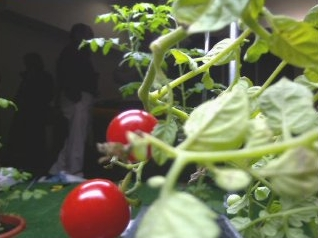
#> input picture Imagens/tomato_124.jpg, 318 x 238 px, found by its file name
$ python exemplo3a.py
#> lines starting #> are read from the running program, lines starting #| are printed output that depends on the picture; after the words box and inside, x2 and y2 are one past the last pixel; in counts of white or black regions, pixels touching at a corner belong together
### Parte6/visaoComputacional.py
import cv2
import numpy as np

# Limiarização global (conversao de imagem em escala de cinza para
# binaria). Algoritmo: compara cada pixel da imagem em escala de
# cinza com um limiar (definido pelo projetista). Se o valor do
# pixel na imagem em escala de cinza for maior do o limiar, na
# imagem binaria de saida eh atribuido a cor branca (255) no
# pixel correspondente. Caso contrario eh atruido preto (0).
# [154 lines left out: functions limiarizacao_global_1, limiarizacao_global_2, imhist, color2bin_1, color2bin_2, imresize and 1 more, not called in this run]


# Buffer simplificado para armazenar frames de vídeo
class videoBuffer:

    # [16 lines left out: functions __init__, insereFrame, not called in this run]

    def primeiroFrame(self):
        return self.buffer[:,:,self.inicio]

    def ultimoFrame(self):
        return self.buffer[:,:,self.final]

# [95 lines left out: functions gaussianKernel, escalaImagem, similaridade1, template_matching1, imreconstruction, imfill and 1 more, not called in this run]

def color_segmentation(I, ref_color, limiar):

    n_linhas, n_colunas, n_camadas = I.shape

    Ref = np.zeros((n_linhas, n_colunas, n_camadas), np.float32)
    Ref[:,:,0] = ref_color[0]
    Ref[:,:,1] = ref_color[1]
    Ref[:,:,2] = ref_color[2]

    D = np.sqrt(np.sum((np.float32(I) - Ref)**2, axis=2))

    I_bin = np.zeros((n_linhas, n_colunas), np.uint8)
    I_bin[D <= limiar] = 255

    return I_bin


### Parte6/exemplo3a.py
import cv2
import numpy as np
from matplotlib import pyplot as plt
import visaoComputacional as visco

I1 = cv2.imread('./Imagens/tomato_124.jpg')
#> I1 is the input picture: shape (238, 318, 3); mean B, G, R 82.4, 112.8, 109.7
plt.figure()
plt.imshow(cv2.cvtColor(I1, cv2.COLOR_BGR2RGB))

# segmentação baseada em cor
cor_ref = np.array([27, 32, 177])
limiar = 75
I2 = visco.color_segmentation(I1, cor_ref, limiar)
#> in color_segmentation, `D = np.sqrt(np.sum((np.float32(I) - Ref)**2, axis=2))`:
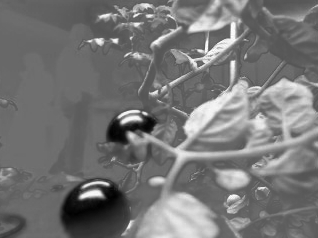
#> D: shape (238, 318) float32; min 0, max 328.1, mean 151.6; drawn with min black and max white
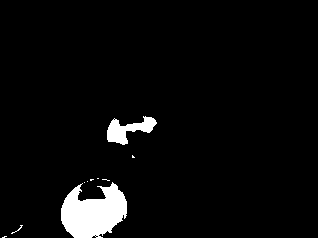
#> I2: shape (238, 318); 4.3% white; 10 white regions (8 under 20 px), largest, box (x1, y1, x2, y2) and area: (61, 182, 127, 238) 2514, (107, 116, 157, 145) 680

plt.figure()
plt.imshow(I2, cmap='gray')

# operação morfológica de fechamento
S = cv2.getStructuringElement(cv2.MORPH_ELLIPSE, (25, 12))
I3 = cv2.morphologyEx(I2, cv2.MORPH_CLOSE, S)
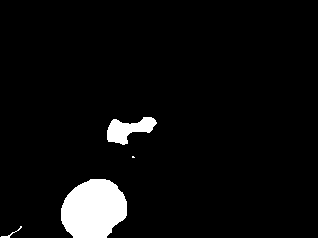
#> I3: shape (238, 318); 5.1% white; 4 white regions (1 under 20 px), largest, box (x1, y1, x2, y2) and area: (61, 179, 127, 238) 3069, (107, 117, 157, 145) 758, (0, 226, 22, 238) 41

plt.figure()
plt.imshow(I3, cmap='gray')

# operação morfológica de abertura
S2 = cv2.getStructuringElement(cv2.MORPH_RECT, (10, 2))
I4 = cv2.erode(I3, S2)
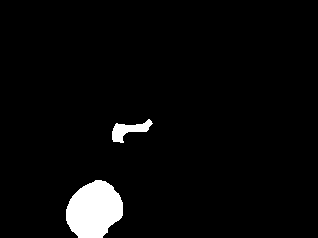
#> I4: shape (238, 318); 3.8% white; 2 white regions, box (x1, y1, x2, y2) and area: (66, 180, 123, 238) 2481, (112, 119, 153, 143) 430
I5 = cv2.dilate(I4, S2)
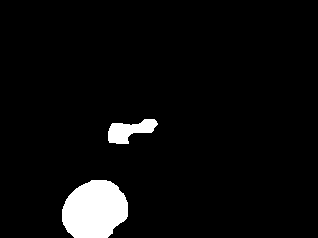
#> I5: shape (238, 318); 5% white; 2 white regions, box (x1, y1, x2, y2) and area: (62, 180, 128, 238) 3035, (108, 119, 158, 144) 715

plt.figure()
plt.imshow(I5,cmap='gray')
plt.show()
